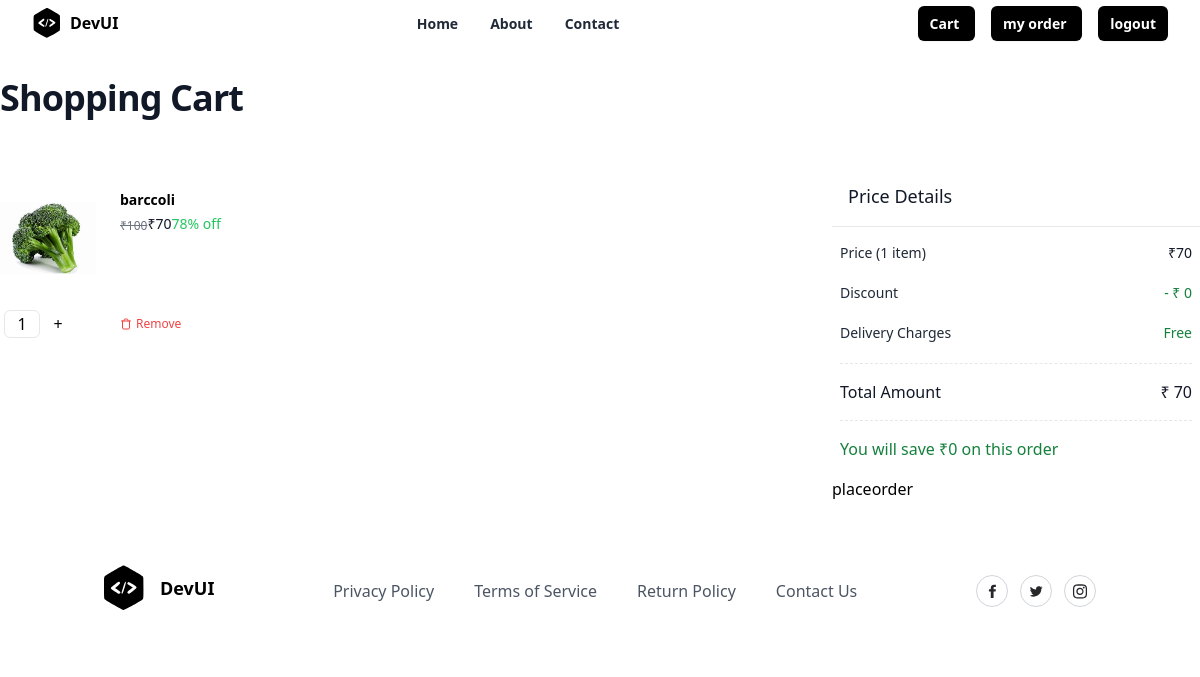
The app's page /product/cart/add/ (signed in) with its own data.
### shop/models.py (models this page shows, shortened)
class BasketItem(models.Model):
        basket_object = models.ForeignKey(Basket, on_delete=models.CASCADE,related_name="cartitems")
        product_object = models.ForeignKey(Product, on_delete=models.CASCADE)
        quantity=models.PositiveIntegerField(default=1)
        created_date = models.DateTimeField(auto_now_add=True)
        updated_date = models.DateTimeField(auto_now=True)
        is_active = models.BooleanField(default=True)
        is_order_placed=models.BooleanField(default=False)
        @property
        def total_amount(self):
            return self.product_object.price*self.quantity

class Product(models.Model):
    title=models.CharField(max_length=100)
    description=models.TextField(null=True,blank=True)
    category_object=models.ForeignKey(Category,on_delete=models.CASCADE)
    price=models.PositiveIntegerField()
    image=models.ImageField(upload_to='product_images',null=True,blank=True,default='product_images/default.jpg')
    created_date = models.DateTimeField(auto_now_add=True)
    updated_date = models.DateTimeField(auto_now=True)
    is_active = models.BooleanField(default=True)

class Basket(models.Model):
    owner=models.OneToOneField(User,on_delete=models.CASCADE,related_name="cart")
    created_date = models.DateTimeField(auto_now_add=True)
    updated_date = models.DateTimeField(auto_now=True)
    is_active = models.BooleanField(default=True)
    @property
    def cart_item_count(self):
        return self.cartitems.filter(is_order_placed=False).count()
    @property
    def cart_total(self):
        basket_items=BasketItem.objects.filter(is_order_placed=False)
        total_price=0
        if basket_items:
            for bi in basket_items:
                total_price+=bi.total_amount
        return total_price

### shop/views.py (the view)
# urls.py: path('product/cart/add/',views.CartSummaryView.as_view(),name="cart-summary"),
class CartSummaryView(View):
    def get(self,request,*args,**kwargs):
        qs=request.user.cart.cartitems.filter(is_order_placed=False)
        return render(request,"cart_list.html",{"data":qs})

### shop/templates/cart_list.html (shortened to what this page needs)
{%extends 'base.html'%}
{%block main_block%}
<div class="mx-auto max-w-7xl px-2 lg:px-0">
  <div class="mx-auto max-w-2xl py-8 lg:max-w-7xl">
    <h1 class="text-3xl font-bold tracking-tight text-gray-900 sm:text-4xl">
      Shopping Cart
    </h1>
  {%if data%}
  <div class="mt-12 lg:grid lg:grid-cols-12 lg:items-start lg:gap-x-12 xl:gap-x-16">
    <section
      aria-labelledby="cart-heading"
      class="rounded-lg bg-white lg:col-span-8"
    >
      <ul role="list" class="divide-y divide-gray-200">
          {%for bi in data%}
          <div class="">
              <li class="flex py-6 sm:py-6 ">
                <div class="flex-shrink-0">
                  <img
                    src="{{bi.product_object.image.url}}"
                    alt="Nike Air Max 90"
                    class="sm:h-38 sm:w-38 h-24 w-24 rounded-md object-contain object-center"
                  />
                </div>
                <div class="ml-4 flex flex-1 flex-col justify-between sm:ml-6">
                  <div class="relative pr-9 sm:grid sm:grid-cols-2 sm:gap-x-6 sm:pr-0">
                    <div>
                      <div class="flex justify-between">
                        <h3 class="text-sm">
                          <a href="{%url 'product-detail' bi.product_object.id%}" class="font-semibold text-black">
                            {{bi.product_object.title}}
                          </a>
                        </h3>
                      </div>
                      <div class="mt-1 flex items-end">
                        <p class="text-xs font-medium text-gray-500 line-through">
                          ₹100
                        </p>
                        <p class="text-sm font-medium text-gray-900">  ₹{{bi.total_amount}}</p>
                        <p class="text-sm font-medium text-green-500">78% off</p>
                      </div>
                    </div>
                  </div>
                </div>
              </li>
              <div class="mb-2 flex">
               <form action="{%url 'quantity-update' bi.id%}" method="post">
                <div class="min-w-24 flex">
                  <input
                    type="text"
                    class="mx-1 h-7 w-9 rounded-md border text-center"
                    value="{{bi.quantity}}"
                  />
                  {%if bi.quantity != 3 %}
                  <button
                    type="submit"
                    class="flex h-7 w-7 items-center justify-center"  name="action" value="increment"
                  >
                    +
                  </button>
                  {%endif%}
                </div>
               </form>
                <div class="ml-6 flex text-sm">
                  <a
                    href="{%url 'cart-remove' bi.id%}"
                    class="flex items-center space-x-1 px-2 py-1 pl-0"
                  >
                    <span class="text-xs font-medium text-red-500">Remove</span>
                  </a>
                </div>
              </div>
            </div>
          {%endfor%}
      </ul>
    </section>
    <section
      aria-labelledby="summary-heading"
      class="mt-16 rounded-md bg-white lg:col-span-4 lg:mt-0 lg:p-0"
    >
      <h2
        id="summary-heading"
        class=" border-b border-gray-200 px-4 py-3 text-lg font-medium text-gray-900 sm:p-4"
      >
        Price Details
      </h2>
      <div>
        <dl class=" space-y-1 px-2 py-4">
          <div class="flex items-center justify-between">
            <dt class="text-sm text-gray-800">Price ({{request.user.cart.cart_item_count}} item)</dt>
            <dd class="text-sm font-medium text-gray-900">₹{{request.user.cart.cart_total}}</dd>
          </div>
          <div class="flex items-center justify-between pt-4">
            <dt class="flex items-center text-sm text-gray-800">
              <span>Discount</span>
            </dt>
            <dd class="text-sm font-medium text-green-700">- ₹ 0</dd>
          </div>
          <div class="flex items-center justify-between py-4">
            <dt class="flex text-sm text-gray-800">
              <span>Delivery Charges</span>
            </dt>
            <dd class="text-sm font-medium text-green-700">Free</dd>
          </div>
          <div class="flex items-center justify-between border-y border-dashed py-4 ">
            <dt class="text-base font-medium text-gray-900">Total Amount</dt>
            <dd class="text-base font-medium text-gray-900">₹ {{request.user.cart.cart_total}}</dd>
          </div>
        </dl>
        <div class="px-2 pb-4 font-medium text-green-700">
          You will save ₹0 on this order
        </div>
        <div>
          <a href="{%url 'place-order'%}">placeorder</a>
        </div>
      </div>
    </section>
  </div>
  {%else%}
  <div>
    <h1>cart is empty</h1>
    <a href="{%url 'index' %}">shop now</a>
  </div>
  {%endif%}
  </div>
</div>
{%endblock%}

### records on screen
BasketItem: product_object.image (picture), product_object "barccoli", total_amount "70", quantity "1"

### other values on screen
{{ request.user.cart.cart_item_count }} "1"
{{ request.user.cart.cart_total }} "70"
